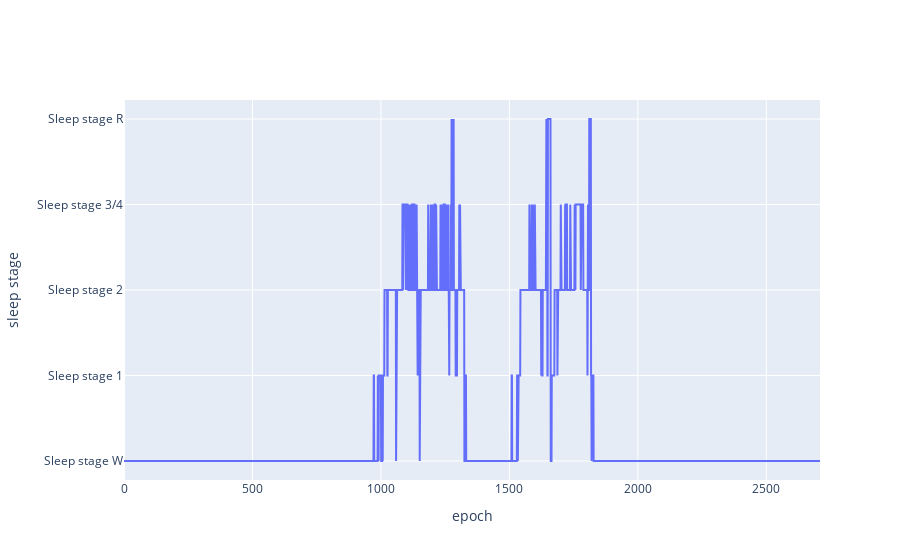

This figure's notebook cell:
### Code cell
_ev = train_not_cut_epoch[0].events[:, 2]
_ep = train_not_cut_epoch[0].to_data_frame(verbose=False)

go.Figure(
    data=[
        go.Scatter(x=_ep["epoch"].unique(), y=list(map(lambda x: ID2LABEL[x], _ev)))
    ],
    layout=go.Layout(
        yaxis=dict(title="sleep stage"),
        xaxis=dict(title="epoch"),
    )
)

### Figure 1 — Plotly figure (JSON) as saved in the notebook; plotly's stock layout.template omitted (floating-point values rounded to 4 significant figures; data arrays with more than 128 entries replaced by an {"elided": "..."} marker saying what was removed)
{"data": [{"type": "scatter", "x": {"elided": "2710 int values"}, "y": {"elided": "2710 str values"}}], "layout": {"xaxis": {"title": {"text": "epoch"}}, "yaxis": {"title": {"text": "sleep stage"}}}}
